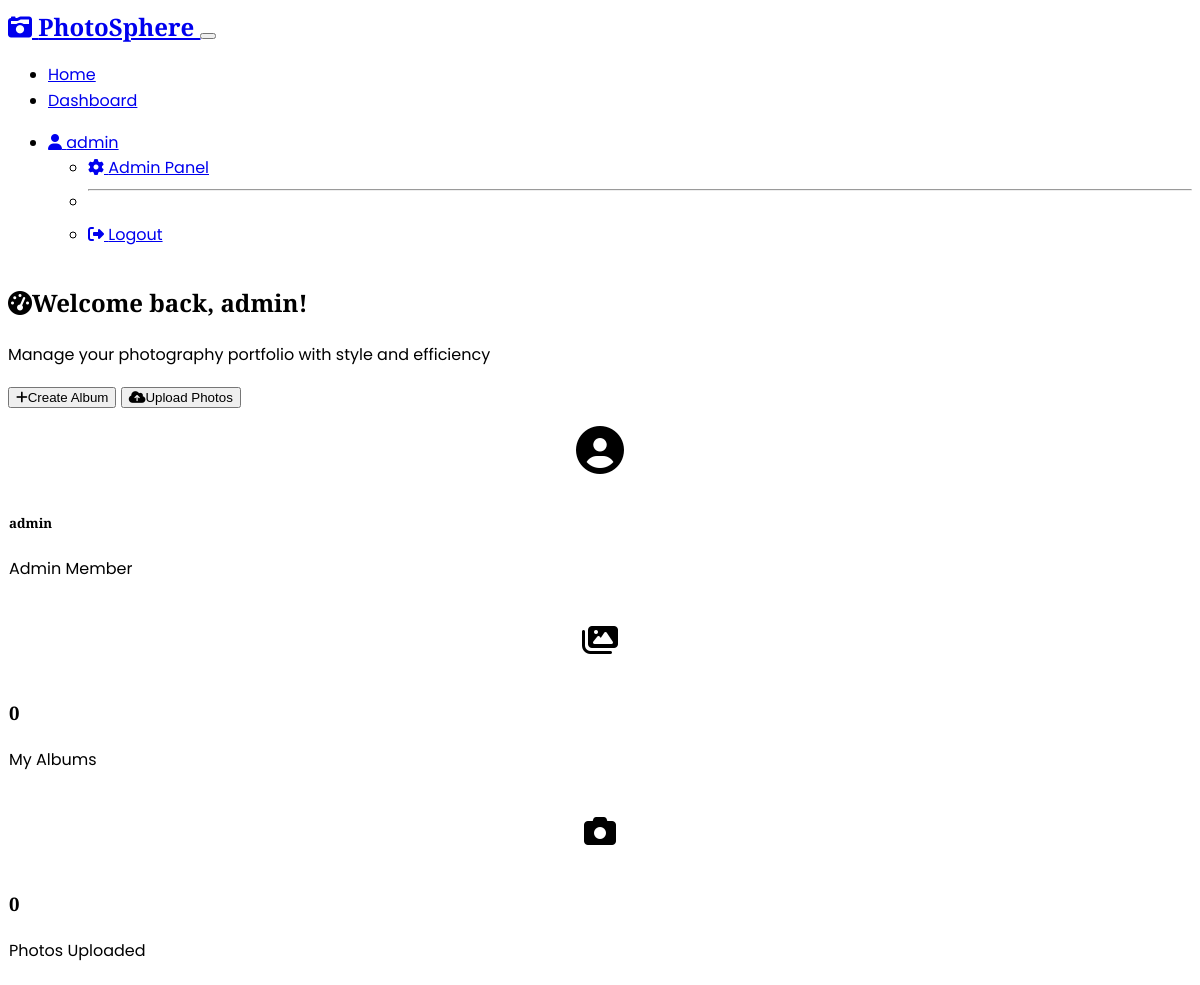
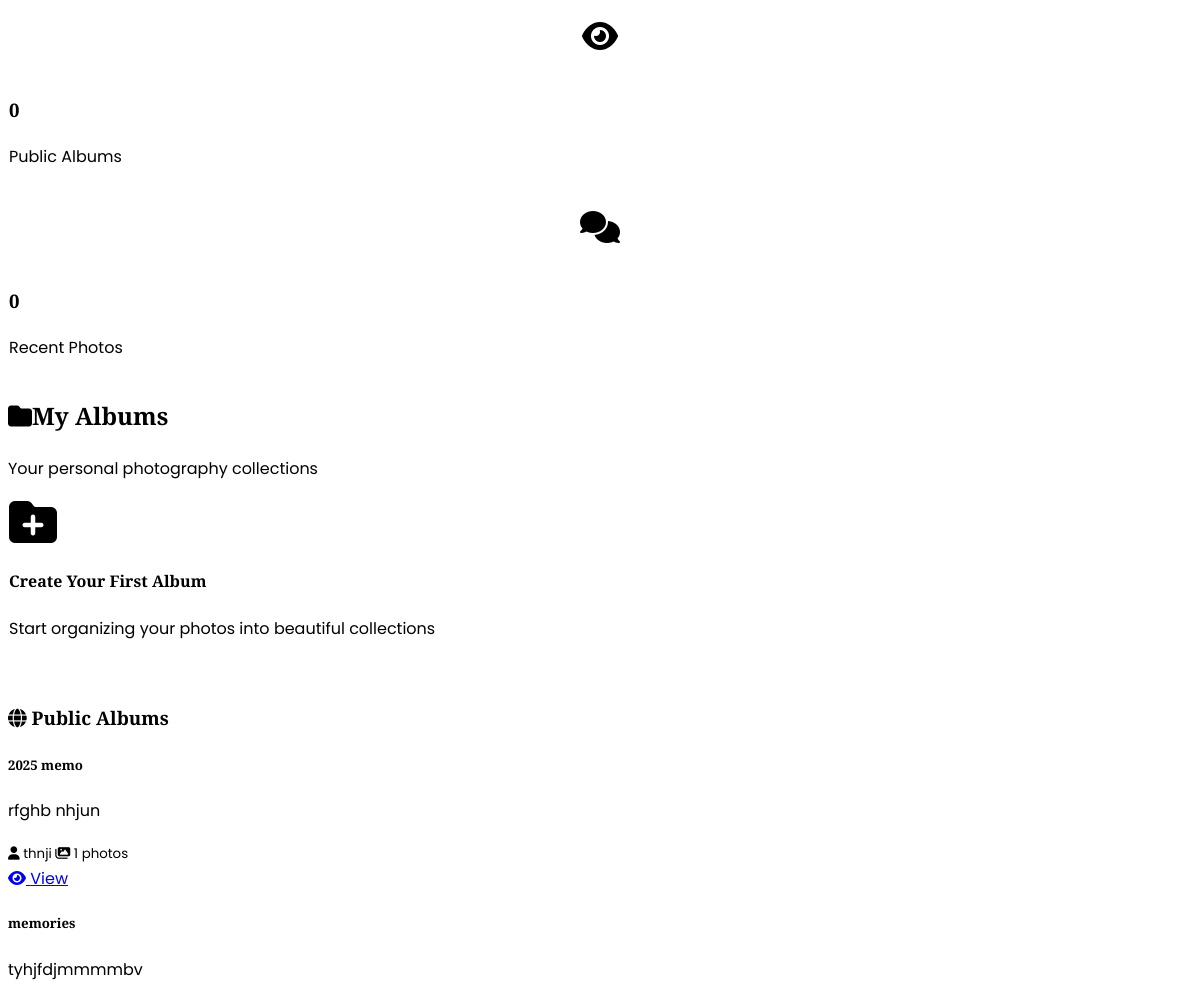
Page /dashboard (signed in, upper part) on the earlier database version (2 pictures, top to bottom).
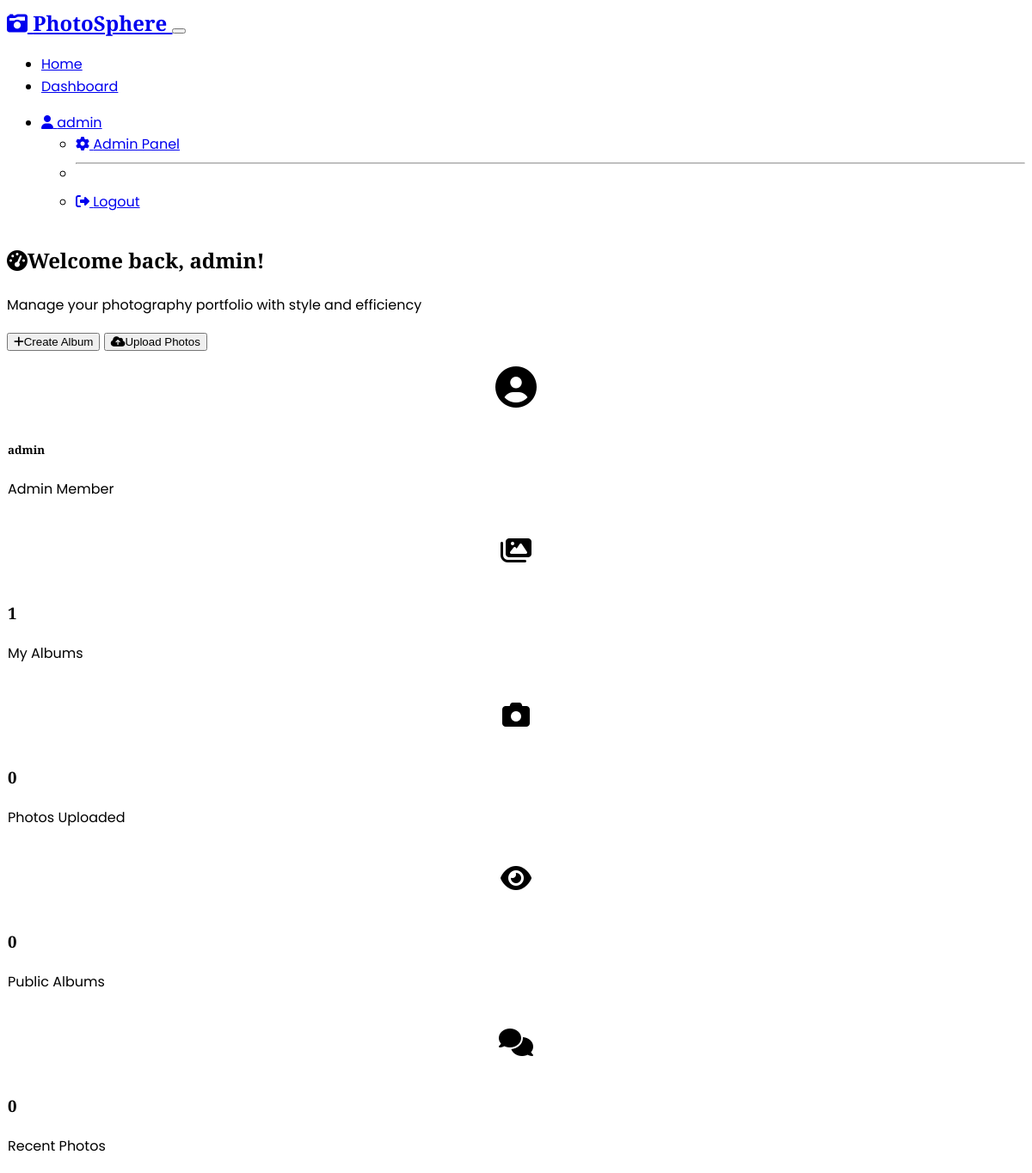
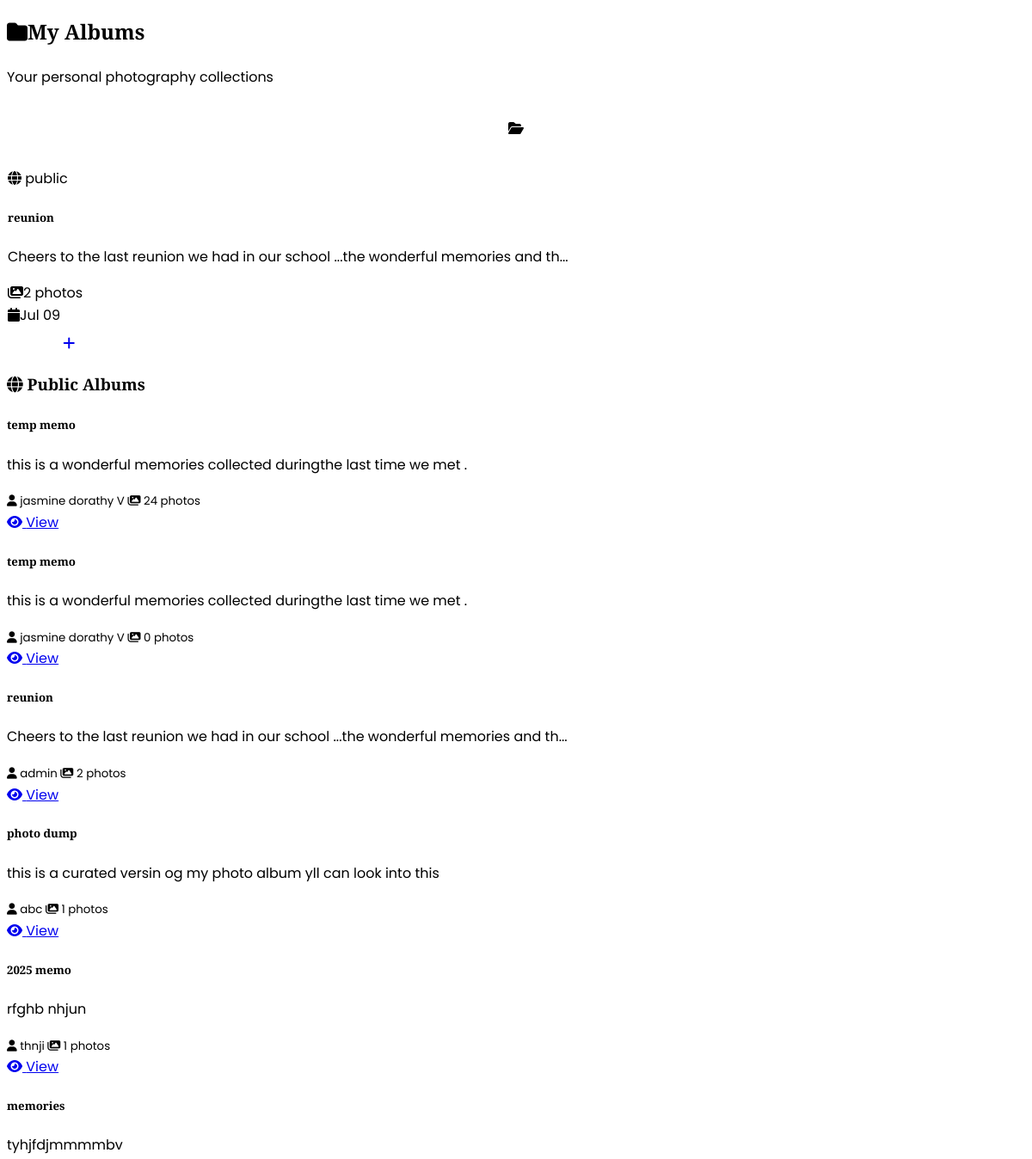
Same page on the later database version (2 pictures, top to bottom).
### models.py (models this page shows, shortened)
class Album(db.Model):
    id = db.Column(db.Integer, primary_key=True)
    title = db.Column(db.String(100), nullable=False)
    description = db.Column(Text)
    date = db.Column(db.DateTime, default=datetime.utcnow)
    created_by = db.Column(db.Integer, db.ForeignKey('user.id'), nullable=False)
    visibility = db.Column(db.String(20), default='public')  # 'public', 'private'
    created_at = db.Column(db.DateTime, default=datetime.utcnow)
    photos = db.relationship('Photo', backref='album', lazy=True, cascade='all, delete-orphan')

class User(UserMixin, db.Model):
    id = db.Column(db.Integer, primary_key=True)
    username = db.Column(db.String(64), unique=True, nullable=False)
    email = db.Column(db.String(120), unique=True, nullable=False)
    password_hash = db.Column(db.String(256), nullable=False)
    role = db.Column(db.String(20), default='user')  # 'user', 'admin'
    created_at = db.Column(db.DateTime, default=datetime.utcnow)
    albums = db.relationship('Album', backref='creator', lazy=True)
    photos = db.relationship('Photo', backref='uploader', lazy=True)
    comments = db.relationship('Comment', backref='author', lazy=True)

### routes.py (the view)
@app.route('/dashboard')
@login_required
def dashboard():
    user_albums = Album.query.filter_by(created_by=current_user.id).order_by(Album.created_at.desc()).all()
    public_albums = Album.query.filter_by(visibility='public').order_by(Album.created_at.desc()).all()
    return render_template('dashboard.html', user_albums=user_albums, public_albums=public_albums)

### app.py (called while the page is built)
@login_manager.user_loader
def load_user(user_id):
    from models import User
    return User.query.get(int(user_id))

### templates/dashboard.html (shortened to what the changed rows need)
{% extends "base.html" %}
{% block content %}
<div class="container-fluid p-0">
    <section class="hero-gradient text-white py-5 mb-5" data-aos="fade-in">
        <div class="container">
            <div class="row align-items-center">
                <div class="col-lg-8">
                    <h1 class="display-4 fw-bold mb-3">
                        <i class="fas fa-tachometer-alt me-3"></i>Welcome back, {{ current_user.username }}!
                    </h1>
                </div>
            </div>
        </div>
    </section>
</div>
<div class="container">
    <section class="py-5" data-aos="fade-up">
        <div class="row g-4 mb-5">
            <div class="col-lg-3 col-md-6">
                <div class="glass-card p-4 text-center">
                    <div class="feature-icon mb-3">
                        <i class="fas fa-images fa-2x text-white"></i>
                    </div>
                    <h3 class="fw-bold mb-2">{{ user_albums|length }}</h3>
                    <p class="text-muted mb-0">My Albums</p>
                </div>
            </div>
        </div>
    </section>
    <section class="py-5" data-aos="fade-up">
        <div class="text-center mb-5">
            <h2 class="display-5 fw-bold mb-3">
                <i class="fas fa-folder me-3"></i>My Albums
            </h2>
        </div>
        {% if user_albums %}
        <div class="row g-4">
            {% for album in user_albums %}
            <div class="col-lg-4 col-md-6" data-aos="zoom-in" data-aos-delay="{{ loop.index * 100 }}">
                <div class="glass-card h-100">
                    <div class="p-4">
                        <div class="d-flex justify-content-between align-items-start mb-3">
                            <div class="feature-icon me-3" style="width: 60px; height: 60px;">
                                <i class="fas fa-folder-open text-white"></i>
                            </div>
                            <span class="badge bg-{{ 'success' if album.visibility == 'public' else 'secondary' }} fs-6">
                                <i class="fas fa-{{ 'globe' if album.visibility == 'public' else 'lock' }}"></i>
                                {{ album.visibility }}
                            </span>
                        </div>
                        <h5 class="fw-bold mb-3">{{ album.title }}</h5>
                        <p class="text-muted mb-3">{{ album.description[:80] }}{% if album.description|length > 80 %}...{% endif %}</p>
                        <div class="d-flex justify-content-between align-items-center mb-3">
                            <div class="text-muted">
                                <i class="fas fa-images me-2"></i>{{ album.photos|length }} photos
                            </div>
                            <div class="text-muted">
                                <i class="fas fa-calendar me-2"></i>{{ album.created_at.strftime('%b %d') }}
                            </div>
                        </div>
                        <div class="d-flex gap-2">
                            <a href="{{ url_for('view_album', album_id=album.id) }}" class="btn btn-gradient flex-fill">
                                <i class="fas fa-eye"></i> View
                            </a>
                            <a href="{{ url_for('upload_photo') }}?album_id={{ album.id }}" class="btn btn-outline-primary">
                                <i class="fas fa-plus"></i>
                            </a>
                        </div>
                    </div>
                </div>
            </div>
            {% endfor %}
        </div>
        {% else %}
        <div class="text-center">
            <div class="glass-card d-inline-block p-5">
                <i class="fas fa-folder-plus fa-3x text-primary mb-3"></i>
                <h4 class="fw-bold mb-3">Create Your First Album</h4>
                <p class="text-muted mb-4">Start organizing your photos into beautiful collections</p>
                <button class="btn btn-gradient btn-lg px-4" data-bs-toggle="modal" data-bs-target="#createAlbumModal">
                    <i class="fas fa-plus me-2"></i>Create Album
                </button>
            </div>
        </div>
        {% endif %}
    </section>
    <div class="row">
        <div class="col-lg-12">
            {% if public_albums %}
            <div class="row">
                {% for album in public_albums %}
                <div class="col-md-6 col-lg-4 mb-3">
                    <div class="card">
                        <div class="card-body">
                            <h5 class="card-title">{{ album.title }}</h5>
                            <p class="card-text">{{ album.description[:80] }}{% if album.description|length > 80 %}...{% endif %}</p>
                            <div class="d-flex justify-content-between align-items-center">
                                <small class="text-muted">
                                    <i class="fas fa-user"></i> {{ album.creator.username }}
                                </small>
                                <small class="text-muted">
                                    <i class="fas fa-images"></i> {{ album.photos|length }} photos
                                </small>
                            </div>
                            <a href="{{ url_for('view_album', album_id=album.id) }}" class="btn btn-primary btn-sm mt-2">
                                <i class="fas fa-eye"></i> View
                            </a>
                        </div>
                    </div>
                </div>
                {% endfor %}
            </div>
            {% else %}
            <div class="alert alert-info">
                <i class="fas fa-info-circle"></i> No public albums available yet.
            </div>
            {% endif %}
        </div>
    </div>
</div>
{% endblock %}

Differences in the rows shown:
added Album: visibility "public", title "reunion", description "Cheers to the last reunion we had in our school ...the wonderful memories and th", photos|length "2", created_at "Jul 09", creator.username "admin"
added Album: title "temp memo", description "this is a wonderful memories collected duringthe last time we met .", creator.username "jasmine dorathy V", photos|length "24", shown under "Public Albums"
added Album: title "temp memo", description "this is a wonderful memories collected duringthe last time we met .", creator.username "jasmine dorathy V", photos|length "0", shown under "Public Albums"
added Album: title "photo dump", description "this is a curated versin og my photo album yll can look into this", creator.username "abc", photos|length "1", shown under "Public Albums"
Other differences:
{{ user_albums|length }}: "0" → "1"
text no longer shown: "Create Your First Album Start organizing your photos into beautiful collections"
